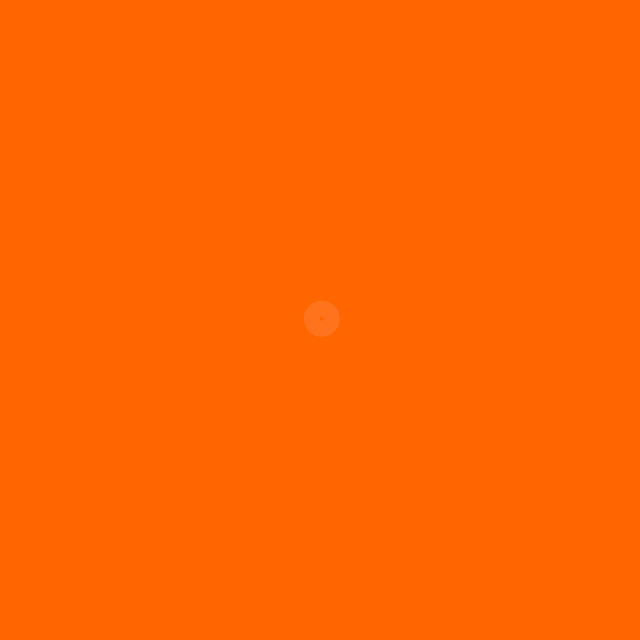
Frame 1 (no input)
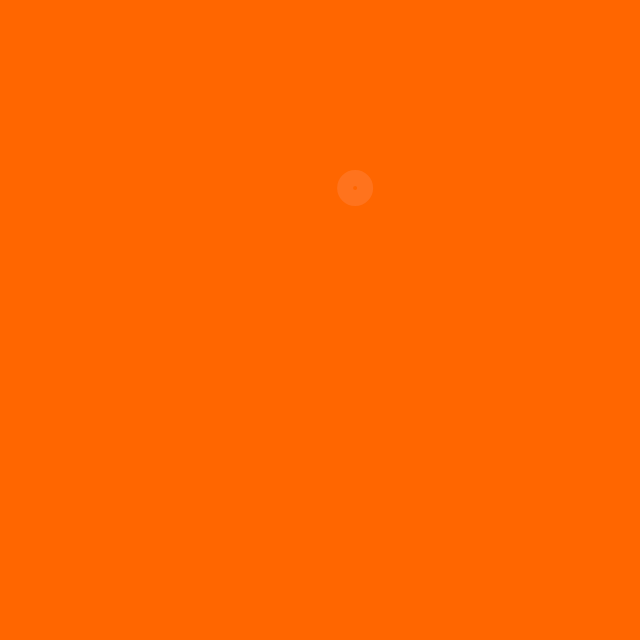
Frame 60 (no input)
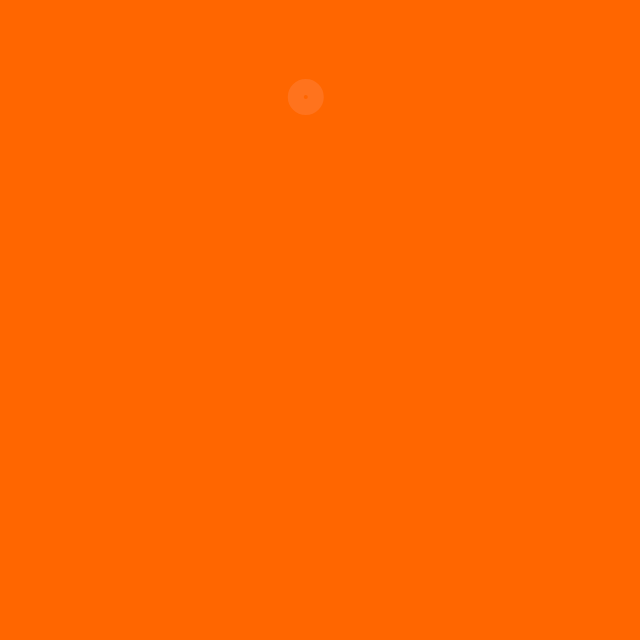
Frame 120 (the mouse pressed at the canvas centre since frame 60)

The p5.js sketch that drew these frames (run headless with seeded random() and noise() and a simulated clock; from frame 60 on, the mouse is pressed at the canvas centre):

// p5.js sketch
// ── sketch.js
let canvasWidth = 640;
let canvasHeight = 640;
let mover;

function setup() {
  createCanvas(canvasWidth, canvasHeight);
  mover = new Mover(width / 2, height / 2);
}

function draw() {
  background('#ff6600');
  mover.update();
  mover.display();
}

// ── mover.js
class Mover {
  constructor() {
    this.position = createVector(width / 2, height / 2);
    // this.velocity = createVector();
    this.velocity = p5.Vector.random2D();
    this.velocity.mult(random(3));
    this.acceleration = createVector();
    this.topspeed = 3;
  }
  update() {
    let mouse = createVector(mouseX, mouseY);
    this.acceleration = p5.Vector.sub(mouse, this.position); // Using a static reference to sub() to give us a NEW p5.Vector pointing from one point to another
    this.acceleration.setMag(0.05);
    // To set the magnitude, first NORMALIZE the vector to its unit vector (of length 1) that can easily scale to any value
    // let anything = 0.23;
    // This is the manual way but p5.Vector already includes a method to do this as its such a common operation
    // this.acceleration.normalize();
    // this.acceleration.mult();
    this.velocity.add(this.acceleration);
    // this.velocity.limit(this.topspeed);
    this.position.add(this.velocity);
  }

  display() {
    noFill();
    stroke(255, 125, 50, 150);
    strokeWeight(20);
    ellipse(this.position.x, this.position.y, 16, 16);
  }
}

// one thing missing in this example is calculating the magnitude of acceleration which in gravity's case is inversely proportional to distance. In other words, the closer the object is to the mouse, the faster it accelerates.

// Try implementing the above example with a variable magnitude of acceleration, stronger when it is either closer or farther away.
